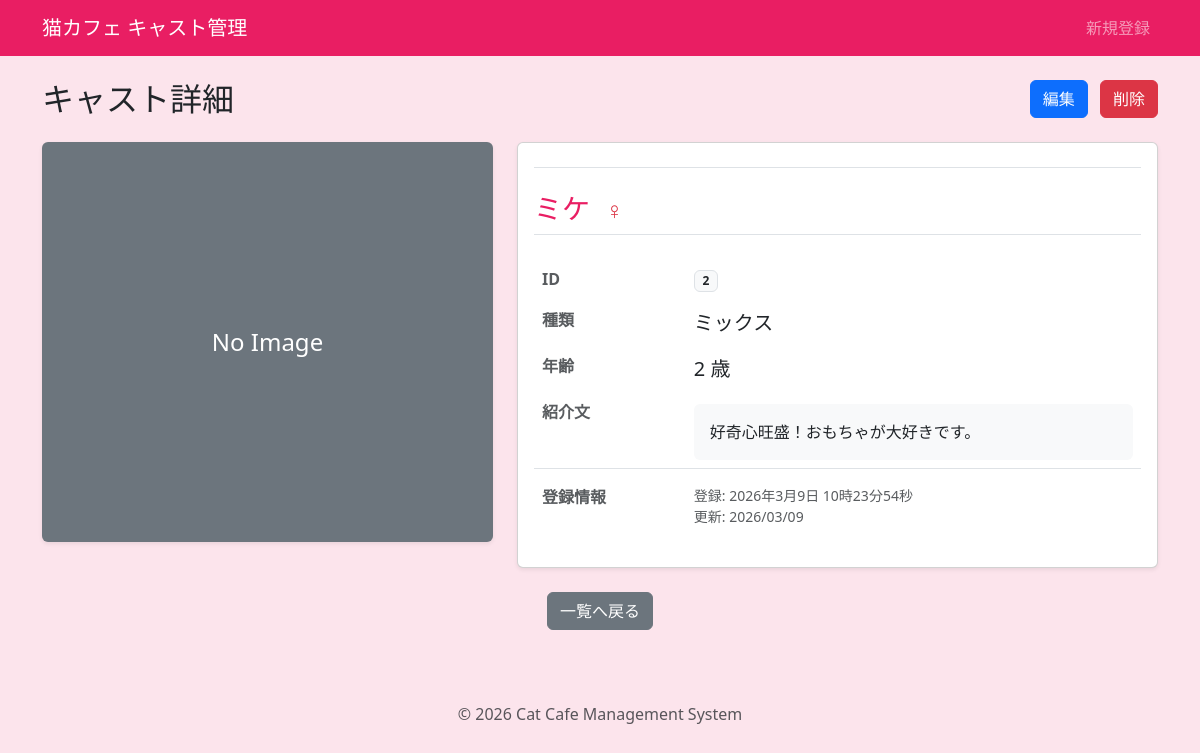
Screenshot of /detail.php?id=2 with the database file from the repository.
### tables this page shows
CREATE TABLE `cats` (
  `id` int(11) NOT NULL,
  `name` varchar(50) NOT NULL,
  `breed_id` int(11) NOT NULL,
  `gender` tinyint(4) NOT NULL COMMENT '1:おとこのこ 2:おんなのこ',
  `age` int(11) NOT NULL,
  `profile` text DEFAULT NULL,
  `image_name` varchar(255) DEFAULT NULL,
  `created_at` datetime DEFAULT current_timestamp(),
  `updated_at` datetime DEFAULT current_timestamp() ON UPDATE current_timestamp()
);

CREATE TABLE `breeds` (
  `id` int(11) NOT NULL,
  `name` varchar(50) NOT NULL,
  `created_at` datetime DEFAULT current_timestamp(),
  `updated_at` datetime DEFAULT current_timestamp() ON UPDATE current_timestamp()
);

### inc/functions.php (called while the page is built, shortened)
<?php
function h($string)
{
  return htmlspecialchars($string, ENT_QUOTES, 'UTF-8');
}
function format_date($datetime,$type)
{
  $format_types = [
    1 => 'Y年n月j日 H時i分s秒',
    2 => 'Y/m/d'
  ];
  return date($format_types[$type], strtotime($datetime));
}

### detail.php (the view, shortened to what this page needs)
<?php
require_once './inc/functions.php';
$id = $_GET['id'] ?? '';
$db = db_connect();
$cat = null;
try {
  $sql = 'SELECT cats.*,breeds.name AS breed_name FROM cats INNER JOIN breeds ON cats.breed_id = breeds.id WHERE cats.id = :id';
  $stmt = $db->prepare($sql);
  $stmt->bindParam(':id', $id, PDO::PARAM_INT);
  $stmt->execute();
  $cat = $stmt->fetch(PDO::FETCH_ASSOC);
} catch (PDOException $e) {
  exit('データの取得に失敗しました: ' . h($e->getMessage()));
}
require_once 'inc/header.php';
?>
<div class="d-flex justify-content-between align-items-center mb-4">
  <h2 class="mb-0">キャスト詳細</h2>
  <div>
    <a href="edit.php?id=<?php echo h($cat['id']); ?>" class="btn btn-primary me-2">編集</a>
    <button type="button" class="btn btn-danger" data-bs-toggle="modal" data-bs-target="#deleteModal">
      削除
    </button>
  </div>
</div>
<div class="row">
  <div class="col-md-5 mb-4 mb-md-0">
    <?php if (!empty($cat['image_name']) && file_exists('images/' . $cat['image_name'])): ?>
      <img src="images/<?php echo h($cat['image_name']); ?>" alt="<?php echo h($cat['name']); ?>" class="img-fluid rounded shadow-sm w-100">
    <?php else: ?>
      <div class="bg-secondary text-white d-flex justify-content-center align-items-center rounded shadow-sm w-100" style="height: 400px;">
        <span class="fs-4">No Image</span>
      </div>
    <?php endif; ?>
  </div>
  <div class="col-md-7">
    <div class="card shadow-sm h-100">
      <div class="card-body">
        <h3 class="card-title text-pink border-bottom pb-2 mb-4">
          <h3 class="card-title text-pink border-bottom pb-2 mb-4">
            <?php echo h($cat['name']); ?>
            <?php if ($cat['gender'] === 1): ?>
              <span class="text-primary fs-4 ms-2">♂</span>
            <?php elseif ($cat['gender'] === 2): ?>
              <span class="text-danger fs-4 ms-2">♀</span>
            <?php endif; ?>
          </h3>
          <table class="table table-borderless">
            <tbody>
              <tr>
                <th class="w-25 text-muted">ID</th>
                <td><span class="badge bg-light text-dark border"><?php echo h($cat['id']); ?></span></td>
              </tr>
              <tr>
                <th class="text-muted">種類</th>
                <td class="fs-5"><?php echo h($cat['breed_name']); ?></td>
              </tr>
              <tr>
                <th class="text-muted">年齢</th>
                <td class="fs-5"><?php echo h($cat['age']); ?> 歳</td>
              </tr>
              <tr>
                <th class="text-muted">紹介文</th>
                <td>
                  <div class="p-3 bg-light rounded mt-1">
                    <?php echo nl2br(h($cat['profile'])); ?>
                  </div>
                </td>
              </tr>
              <tr>
                <th class="text-muted border-top pt-3 mt-3">登録情報</th>
                <td class="border-top pt-3 mt-3 small text-muted">
                  登録: <?php echo h(format_date($cat['created_at'],1)); ?><br>
                  更新: <?php echo h(format_date($cat['updated_at'],2)); ?>
                </td>
              </tr>
            </tbody>
          </table>
      </div>
    </div>
  </div>
</div>
<div class="mt-4 text-center">
  <a href="index.php" class="btn btn-secondary">一覧へ戻る</a>
</div>
<?php require_once 'inc/footer.php'; ?>

### inc/header.php (style rules this page uses)
body { background-color: #fce4ec; }

### detail.php (style rules this page uses)
.text-pink { color: #e91e63; }

### rows the page displays
cats: name "ミケ", id "2", breed.name "ミックス", age "2", profile "好奇心旺盛！おもちゃが大好きです。", created_at "2026年3月9日 10時23分54秒", format_date($cat['updated_at'],2) "2026/03/09"
